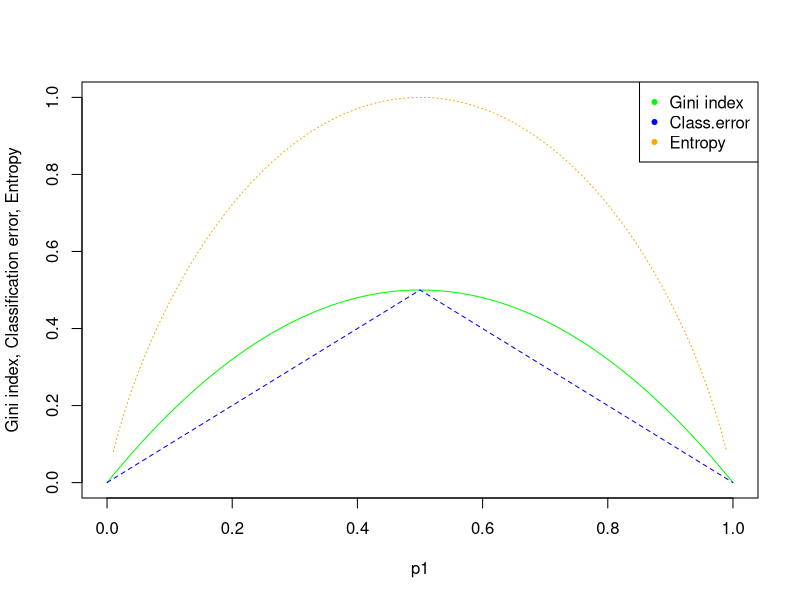

Reproduce this figure in R. (Note: this script raises an error after producing the figure.)
## ---- chunk 1
p1 <- seq(0, 1, 0.01)
p2 <- 1 - p1
gini <- 2 * p1 * p2
class.error <- 1 - pmax(p1, p2)
entropy <- -pmax(p1, p2) * log2(pmax(p1, p2)) - pmin(p1, p2) * log2(pmin(p1, p2))
matplot(p1, cbind(gini, class.error, entropy), ylab = "Gini index, Classification error, Entropy", type = "l", col = c("green", "blue", "orange"))
legend("topright",legend=c("Gini index","Class.error", "Entropy"),pch=20,col=c("green", "blue", "orange"))
## ---- chunk 2
library(knitr)
include_graphics("/Users/yangan/Desktop/212A/212a-hw/hw4/8.4.4(a).jpg")
## ---- chunk 3
# (b)
par(xpd = NA)
plot(NA, NA, type = "n", xlim = c(-2, 2), ylim = c(-3, 3), xlab = "X1", ylab = "X2")
# X2 < 1
lines(x = c(-2, 2), y = c(1, 1))
# X1 < 1 with X2 < 1
lines(x = c(1, 1), y = c(-3, 1))
text(x = (-2 + 1)/2, y = -1, labels = c(-1.8))
text(x = 1.5, y = -1, labels = c(0.63))
# X2 < 2 with X2 >= 1
lines(x = c(-2, 2), y = c(2, 2))
text(x = 0, y = 2.5, labels = c(2.49))
# X1 < 0 with X2<2 and X2>=1
lines(x = c(0, 0), y = c(1, 2))
text(x = -1, y = 1.5, labels = c(-1.06))
text(x = 1, y = 1.5, labels = c(0.21))
## ---- chunk 4
# Majority vote
p <- c(0.1, 0.15, 0.2, 0.2, 0.55, 0.6, 0.6, 0.65, 0.7, 0.75)
mean(p >= 0.5)
# Average probability
mean(p)
